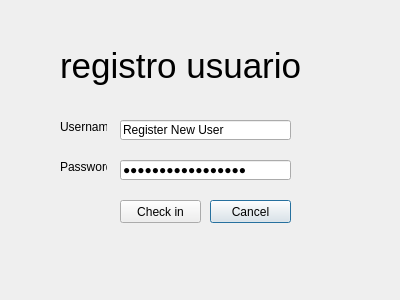
<?xml version="1.0" encoding="UTF-8"?>
<ui version="4.0">
 <class>login</class>
 <widget class="QDialog" name="login">
  <property name="geometry">
   <rect>
    <x>0</x>
    <y>0</y>
    <width>400</width>
    <height>300</height>
   </rect>
  </property>
  <property name="windowTitle">
   <string>Dialog</string>
  </property>
  <widget class="QLineEdit" name="USERNAME">
   <property name="geometry">
    <rect>
     <x>120</x>
     <y>120</y>
     <width>171</width>
     <height>20</height>
    </rect>
   </property>
   <property name="toolTip">
    <string>Enter an email address</string>
   </property>
   <property name="inputMask">
    <string/>
   </property>
   <property name="text">
    <string>Register New User</string>
   </property>
   <property name="echoMode">
    <enum>QLineEdit::Normal</enum>
   </property>
  </widget>
  <widget class="QLabel" name="label">
   <property name="geometry">
    <rect>
     <x>60</x>
     <y>40</y>
     <width>301</width>
     <height>51</height>
    </rect>
   </property>
   <property name="font">
    <font>
     <pointsize>26</pointsize>
    </font>
   </property>
   <property name="text">
    <string>registro usuario</string>
   </property>
  </widget>
  <widget class="QLabel" name="label_2">
   <property name="geometry">
    <rect>
     <x>60</x>
     <y>120</y>
     <width>47</width>
     <height>13</height>
    </rect>
   </property>
   <property name="text">
    <string>Username</string>
   </property>
  </widget>
  <widget class="QPushButton" name="pushButton_2">
   <property name="geometry">
    <rect>
     <x>210</x>
     <y>200</y>
     <width>81</width>
     <height>23</height>
    </rect>
   </property>
   <property name="toolTip">
    <string>Cancel registration</string>
   </property>
   <property name="text">
    <string>Cancel</string>
   </property>
  </widget>
  <widget class="QLabel" name="label_3">
   <property name="geometry">
    <rect>
     <x>60</x>
     <y>160</y>
     <width>47</width>
     <height>13</height>
    </rect>
   </property>
   <property name="text">
    <string>Password</string>
   </property>
  </widget>
  <widget class="QLineEdit" name="PASSWORD">
   <property name="geometry">
    <rect>
     <x>120</x>
     <y>160</y>
     <width>171</width>
     <height>20</height>
    </rect>
   </property>
   <property name="toolTip">
    <string>Password may contain A-Z upper or lowercase, 0-9, _underscore, and -hyphen. Max length is 20. Minimum length is 7</string>
   </property>
   <property name="text">
    <string>Register New User</string>
   </property>
   <property name="echoMode">
    <enum>QLineEdit::Password</enum>
   </property>
  </widget>
  <widget class="QPushButton" name="Registrar">
   <property name="geometry">
    <rect>
     <x>120</x>
     <y>200</y>
     <width>81</width>
     <height>23</height>
    </rect>
   </property>
   <property name="toolTip">
    <string>Submit info</string>
   </property>
   <property name="text">
    <string>Check in</string>
   </property>
  </widget>
 </widget>
 <resources/>
 <connections/>
</ui>
